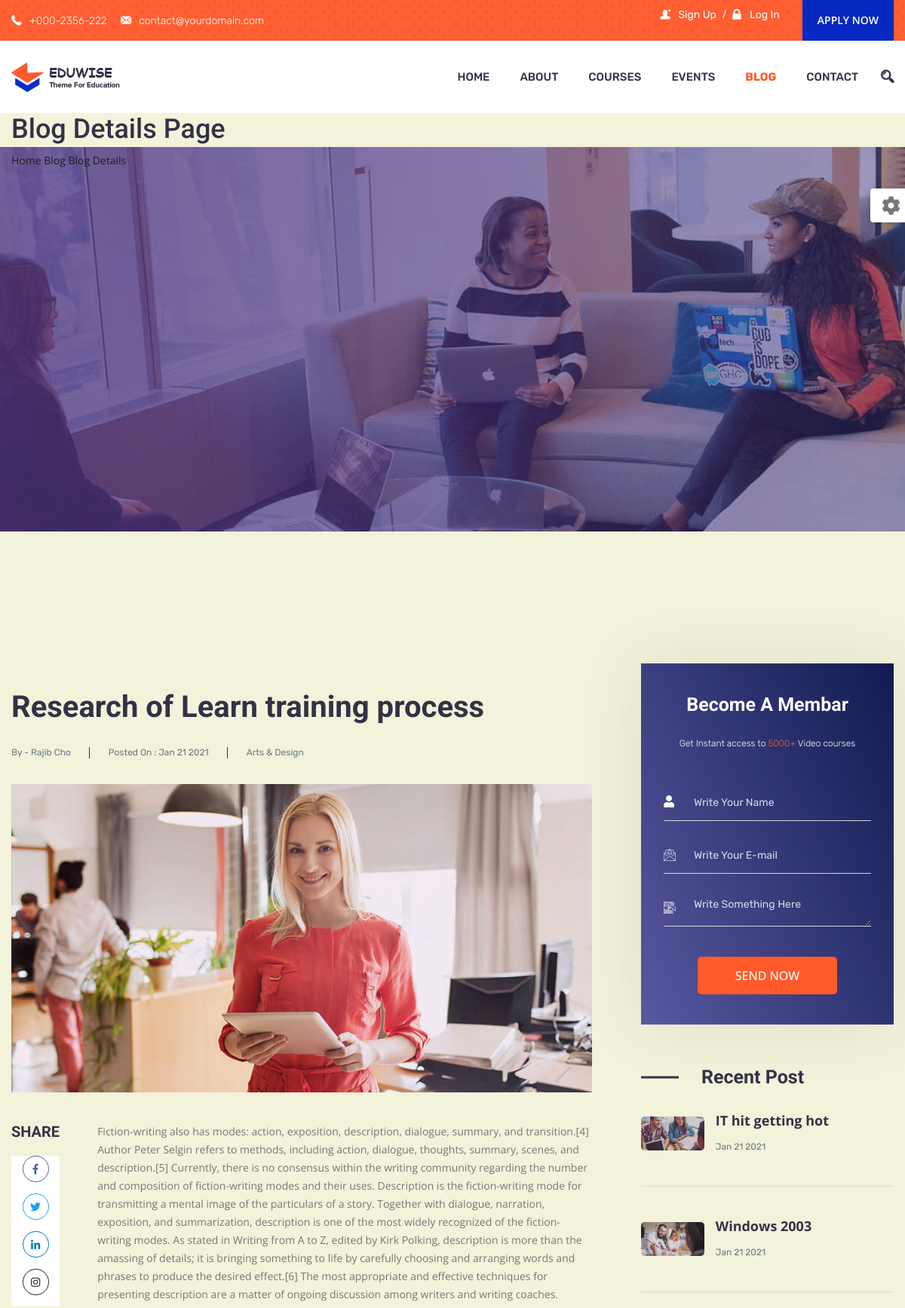
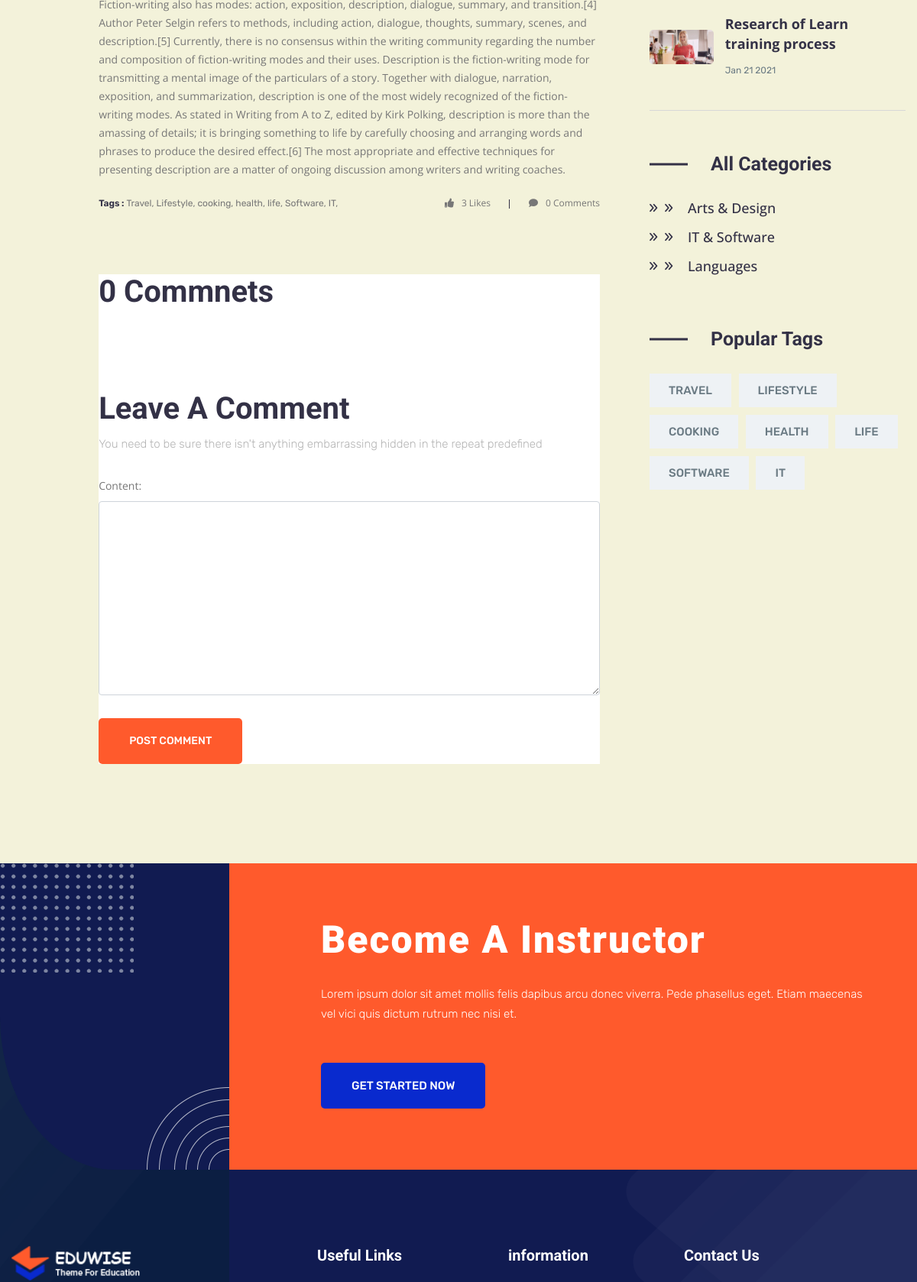
The page /blog/1 (upper part) on the database its author committed (2 pictures, top to bottom).
### blog/models.py (models this page shows, shortened)
class Post(models.Model):
    title = models.CharField(max_length=50)
    content = models.TextField()
    detail_content = models.TextField()
    author = models.ForeignKey(User , on_delete=models.CASCADE)
    image = models.ImageField(upload_to='blog/', blank=True, null=True)
    hit = models.IntegerField(default=0)
    category = models.ForeignKey(Category  ,null=True, on_delete=models.SET_NULL, related_name='posts')
    created  = models.DateTimeField(default=timezone.now)
    slug = models.SlugField(blank=True, null=True)
    tags = TaggableManager(blank=True)
    class Meta:
        verbose_name = ' post'
        verbose_name_plural = 'posts'
    def comment_count(self):
        return self.comments.all().count()

class Category(models.Model):
    category_name = models.CharField(max_length=50)
    slug = models.SlugField(blank=True, null=True)
    class Meta:
        verbose_name = ' category'
        verbose_name_plural = 'categories'

### UserRegistration/models.py (models this page shows, shortened)
class User(AbstractBaseUser, PermissionsMixin):
    email = models.EmailField(unique=True, null=False)
    username = models.CharField(max_length=264, null=True, blank=True)
    full_name = models.CharField(max_length=264, null=True, blank=True)
    address_1 = models.TextField(max_length=300, null=True, blank=True)
    city = models.CharField(max_length=40, null=True, blank=True)
    zipcode = models.CharField(max_length=10, null=True, blank=True)
    country = models.CharField(max_length=20, null=True, blank=True)
    phone = models.CharField(max_length=20, null=True, blank=True)
    date_of_join = models.DateTimeField(auto_now_add=True)
    image = models.ImageField(upload_to='profile', default='no-name.jpg', null=True)
    is_staff = models.BooleanField(
        ugettext_lazy('Staff'), default=False,
        help_text=ugettext_lazy('Designates whether the user can log in the site')
    )
    is_active = models.BooleanField(
        ugettext_lazy('active'),
        default=True,
        help_text=ugettext_lazy('Designates whether this user should be treatea as active')
    )
    USERNAME_FIELD = 'email'
    objects = MyUserManager()

### blog/views.py (the view)
# urls.py: path('<int:id>' , views.post_detail , name='post_detail'),
def post_detail(request, id):
    post_detail = Post.objects.get(id=id)
    categories = Category.objects.all()
    all_tags = Tag.objects.all()
    comments = Comment.objects.filter(post=post_detail)
    Post.objects.filter(id=id).update(hit=F('hit') + 1)
    widget = Post.objects.get(id=id)
    next_widget_post = Post.objects.filter(id__gt=widget.id).order_by('id').first()
    Previous_widget_post = Post.objects.filter(id__lt=widget.id).order_by('-id').first()
    if request.method == 'POST':
        comment_form = CommentForm(request.POST)
        if comment_form.is_valid():
            new_comment = comment_form.save(commit=False)
            new_comment.user = request.user
            new_comment.post = post_detail
            new_comment.save()
            print('ok')
    else:
        comment_form = CommentForm()
    context = {
        'post_detail': post_detail,
        'categories': categories,
        'all_tags': all_tags,
        'comments': comments,
        'comment_form': comment_form,
        'next_widget_post': next_widget_post,
        'Previous_widget_post': Previous_widget_post,
    }
    return render(request, 'Post/post_detail.html', context)

### blog/forms.py
class CommentForm(forms.ModelForm):
    class Meta:
        model = Comment
        fields = [
            'content'
        ]
    def __init__(self, *args, **kwargs):
        super(CommentForm, self).__init__(*args, **kwargs)
        for visible in self.visible_fields():
            visible.field.widget.attrs['class'] = 'form-control w-100'

### blog/templatetags/custom_tags.py (called while the page is built)
@register.simple_tag(name="categories")
def all_categories():
    return Category.objects.all()

@register.simple_tag(name="tags")
def all_tags():
    return Tag.objects.all()

@register.simple_tag(name="recent_posts")
def all_post():
    return Post.objects.order_by('-created')[:5]

### templates/Post/post_detail.html (shortened to what this page needs)
{% extends 'base.html' %}
{% load static %}
{% block content %}
<div class="intro_wrapper" style="background: url({% static 'images/banner/inner_banner_4.jpg' %}) no-repeat center center !important; height: 600px;">
        <div class="container">
            <div class="row">
                 <div class="col-sm-12 col-md-8 col-lg-8">
                    <div class="intro_text">
                        <h1>Blog Details Page</h1>
                        <div class="pages_links">
                            <a href="#" title="">Home</a>
                            <a href="#" title="">Blog</a>
                            <a href="#" title="" class="active">Blog Details</a>
                        </div>
                    </div>
                </div>
            </div>
        </div>
    </div>
</header>
<section class="blog_wrapper">
    <div class="container">
        <div class="row">
            <div class="col-12 col-sm-12 col-md-8 col-lg-8">
                <div class="blog_post">
                    <h3>{{ post_detail.title }}</h3>
                    <div class="post_by d-flex">
                        <span>By - <a href="#" title="" class="bloger_name">{{ post_detail.author.full_name }}</a></span>
                        <span>Posted On : {{ post_detail.created|date:"M d Y" }}</span>
                        <span>{{ post_detail.category.category_name }}</span>
                    </div>
                    <img src="{{ post_detail.image.url }}" style="width:800px;" alt="" class="img-fluid">
                    <div class="postpage_content_wrapper">
                        <div class="social_wrapper">
                            <h4>Share</h4>
                            <ul class="social_items list-unstyled">
                                <li><a href="#"><i class="fab fa-facebook-f fb_icon"></i></a></li>
                                <li><a href="#"><i class="fab fa-twitter tw_icon"></i></a></li>
                                <li><a href="#"><i class="fab fa-linkedin-in link_icon"></i></a></li>
                                <li><a href="#"><i class="fab fa-instagram in_icon"></i></a></li>
                            </ul>
                        </div>
                        <div class="blog_post_content">
                            {{ post_detail.detail_content }}
                            <div class="post_response_count d-flex justify-content-between">
                                <ul class="d-flex tags">
                                    <li class="tag_headline">Tags : </li>
                                    {% if all_tags %}
                                    {% for tag in all_tags%}
                                    <li>{{ tag.name }}, </li>
                                    {% endfor %}
                                    {% endif %}
                                </ul>
                                <ul class="d-flex comnent_count">
                                    <li><i class="fas fa-thumbs-up"></i>3 Likes</li>
                                    <li><i class="fas fa-comment"></i>{{ post_detail.comment_count }} Comments</li>
                                </ul>
                            </div>
                            <div class="commnet-wrapper">
                                <div class="items_title">
                                    <h3 class="title">{{ post_detail.comment_count }} Commnets</h3>
                                </div>
                                 <div class="comment-list-items">
                                    <div class="comment-list-wrapper">
                                    </div>
                                </div>
                                <div class="leave_comment_wrapper">
                                    <div class="items_title">
                                        <h3 class="title">Leave A Comment</h3>
                                        <p>You need to be sure there isn't anything embarrassing hidden in the repeat predefined</p>
                                    </div>
                                    <div class="leave_comment">
                                        <div class="contact_form">
                                            <form method="post">
                                                {{ comment_form }}
                                                <div class="row">
                                                     <div class="col-12 col-sm-12 col-md-12 submit-btn">
                                                        <button type="submit" class="text-center">Post Comment</button>
                                                    </div>
                                                </div>
                                            </form>
                                        </div>
                                    </div>
                                </div>
                            </div>
                        </div>
                    </div>
                </div>
            </div>
            {% include 'right_side.html' %}
        </div>
    </div>
</section>
{% endblock %}

### templates/right_side.html
{% load static %}
{% load custom_tags %}
<div class="col-12 col-sm-12 col-md-4 col-lg-4 blog_wrapper_right ">
    <div class="blog-right-items">
        <div class="become_a_teacher widget_single">
            <div class="form-full-box">
                <div class="form_title">
                    <h2>Become A Membar</h2>
                    <p>Get Instant access to <span>5000+ </span>Video courses </p>
                </div>
                <form>
                    <div class="register-form">
                        <div class="row">
                            <div class="col-12 col-xs-12 col-md-12">
                                <div class="form-group">
                                    <label><i class="fas fa-user"></i></label>
                                    <input class="form-control" name="name" placeholder="Write Your Name" required="" type="text">
                                </div>
                            </div>
                            <div class="col-12 col-xs-12 col-md-12">
                                <div class="form-group">
                                    <label><i class="flaticon-email"></i></label>
                                    <input class="form-control" name="email" placeholder="Write Your E-mail" required="" type="email">
                                </div>
                            </div>
                            <div class="col-12 col-xs-12 col-md-12">
                                <div class="form-group massage_text">
                                    <label><i class="flaticon-copywriting"></i></label>
                                    <textarea class="form-control" placeholder="Write Something Here" required="" ></textarea>
                                </div>
                            </div>
                            <div class="col-12 col-xs-12 col-md-12 register-btn-box">
                                <button class="register-btn" type="submit">Send Now</button>
                            </div>
                        </div>
                    </div>
                </form>
            </div>
        </div>
        <div class="recent_post_wrapper widget_single">
            <div class="items-title">
                <h3 class="title">Recent Post</h3>
            </div>
            {% recent_posts as recent_posts %}
            {% for post in recent_posts %}
            <div class="single-post">
                <div class="recent_img">
                     <a href="{% url 'blog:post_detail' post.id %}" title=""><img src="{{ post.image.url }}" alt="" class="img-fluid"></a>
                </div>
                <div class="post_title">
                    <a href="{% url 'blog:post_detail' post.id %}" title="">{{ post.title }}</a>
                    <div class="post-date">
                        <span>{{ post.created|date:"M d Y" }}</span>
                    </div>
                </div>
            </div>
            {% endfor %}
        </div>
        <div class="archives widget_single">
            <div class="items-title">
                <h3 class="title">All Categories</h3>
            </div>
            <div class="archives-items">
                <ul class="list-unstyled">
                    {% categories as categories %}
                    {% if categories %}
                    {% for category in categories %}
                    <li><a href="{% url 'blog:post_by_category' category.slug %}">{{ category.category_name }} </a></li>
                    {% endfor %}
                    {% endif %}
                </ul>
            </div>
        </div>
        <div class="popular_tags widget_single">
            <div class="items-title">
                <h3 class="title">Popular Tags</h3>
            </div>
            <div class="tags-items">
                <ul class="list-unstyled">
                    {% tags as tags %}
                    {% if tags %}
                    {% for tag in tags %}
                    <li><a href="{% url 'blog:post_by_tag' tag.slug %}" title="">{{ tag.name }}</a></li>
                    {% endfor %}
                    {% endif %}
                </ul>
            </div>
        </div>
    </div>
</div>

### static/css/assets/revolution/settings.css (style rules this page uses)
body { overflow-x: hidden !important; }

### static/css/responsive.css (style rules this page uses)
@media only screen and (min-width: 992px) and (max-width: 1280px) { section, header { overflow: hidden !important; } }

### static/login/css/style.css (style rules this page uses)
body { font-family: "Roboto", sans-serif; background-color: #fff; }
p { color: #b3b3b3; font-weight: 300; }
h1, h2, h3, h4, h5, h6, .h1, .h2, .h3, .h4, .h5, .h6 { font-family: "Roboto", sans-serif; }
a { -webkit-transition: .3s all ease; -o-transition: .3s all ease; transition: .3s all ease; }
h2 { font-size: 20px; }

### static/css/custom.css (style rules this page uses)
a { text-decoration: none; -webkit-transition: all 0.3s ease-in-out; -o-transition: all 0.3s ease-in-out; transition: all 0.3s ease-in-out; }
body { line-height: 24px; font-size: 14px; font-family: "Open Sans", sans-serif; font-weight: normal; color: #777777; }
h1, h2, h3, h4, h5, h6 { font-family: "Roboto", sans-serif; font-weight: 500; }
@media (min-width: 1200px) { .container { max-width: 1200px; } }
.blog_post img { max-width: 100%; }
h1 { font-size: 36px; }
h2 { font-size: 30px; }
h3 { font-size: 24px; }
h4 { font-size: 18px; }

### static/css/admin.css (style rules this page uses)
body { background: #F3F2DA; }
a:link, a:visited { color: #1c1f1f; }

### rows shown on the page
Post: title "Research of Learn training process", author.full_name "Rajib Cho", created "Jan 21 2021", category.category_name "Arts & Design", image (picture), detail_content "Fiction-writing also has modes: action, exposition, description, dialogue, summary, and transition.[4] Author Peter Selgin refers to methods, including action, dialogue, thoughts, summary, scenes, and description.[5] Currently, there is no consensus within the writing community regarding the number and composition of fiction-writing modes and their uses. Description is the fiction-writing mode for transmitting a mental image of the particulars of a story. Together with dialogue, narration, exposition, and summarization, description is one of the most widely recognized of the fiction-writing modes. As stated in Writing from A to Z, edited by Kirk Polking, description is more than the…", comment_count "0"
Tag: name "Travel", name "TRAVEL"
Tag: name "Lifestyle", name "LIFESTYLE"
Tag: name "cooking", name "COOKING"
Tag: name "health", name "HEALTH"
Tag: name "life", name "LIFE"
Tag: name "Software", name "SOFTWARE"
Tag: name "IT"
Post: image (picture), title "IT hit getting hot", created "Jan 21 2021"
Post: image (picture), title "Windows 2003", created "Jan 21 2021"
Category: category_name "Arts & Design"
Category: category_name "IT & Software"
Category: category_name "Languages"
